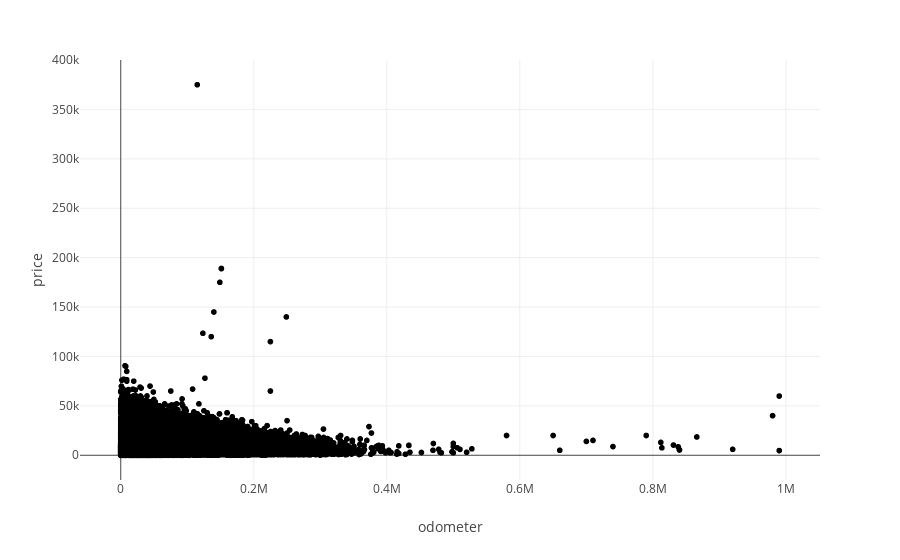

Notebook cell for this chart:
### Code cell
fig_3 = px.scatter(df_vehicles, x=df_vehicles['odometer'], y=df_vehicles["price"])
fig_3.show()
st.write (fig_3)

### Figure 1 — Plotly figure (JSON) as saved in the notebook; plotly's stock layout.template omitted (floating-point values rounded to 4 significant figures; data arrays with more than 128 entries replaced by an {"elided": "..."} marker saying what was removed)
{"data": [{"hovertemplate": "odometer=%{x}<br>price=%{y}<extra></extra>", "legendgroup": "", "marker": {"color": "#000001", "symbol": "circle"}, "mode": "markers", "name": "", "showlegend": false, "type": "scattergl", "x": {"elided": "40563 int values"}, "xaxis": "x", "y": {"elided": "40563 int values"}, "yaxis": "y"}], "layout": {"legend": {"tracegroupgap": 0}, "margin": {"t": 60}, "xaxis": {"anchor": "y", "domain": [0, 1], "title": {"text": "odometer"}}, "yaxis": {"anchor": "x", "domain": [0, 1], "title": {"text": "price"}}}}
